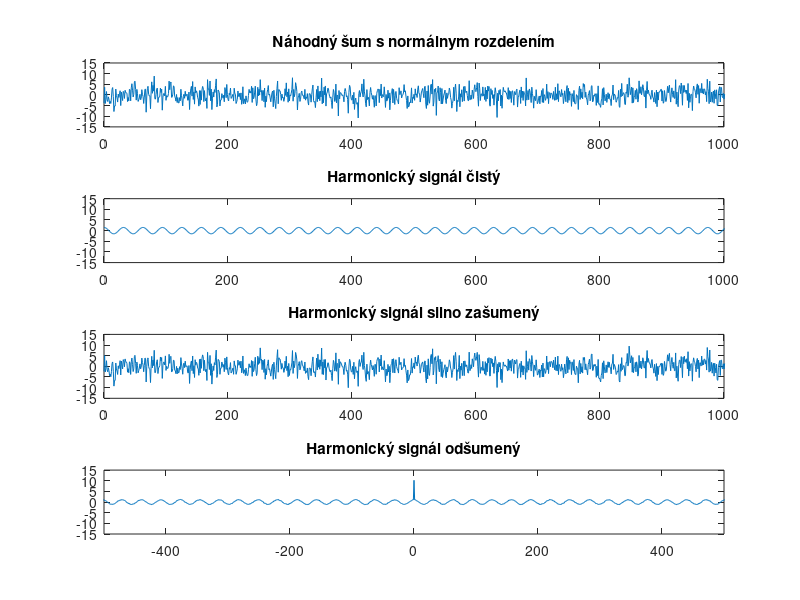

MATLAB code for this plot:
t=0:1:10000;
sr=3*randn(1,10001);
sh=1.5*cos(0.2*t);
s=sh+sr;

figure(1);
subplot(4,1,1);
plot(t,sr);
axis([0 1000 -15 15])
title("Náhodný šum s normálnym rozdelením");

subplot(4,1,2);
plot(t,sh);
axis([0 1000 -15 15])
title("Harmonický signál čistý");

subplot(4,1,3);
plot(t,s);
axis([0 1000 -15 15])
title("Harmonický signál silno zašumený");

[R,tau] = xcorr(s,'unbiased');
subplot(4,1,4);
plot(tau,R);
axis([-500 500 -15 15])
title("Harmonický signál odšumený");